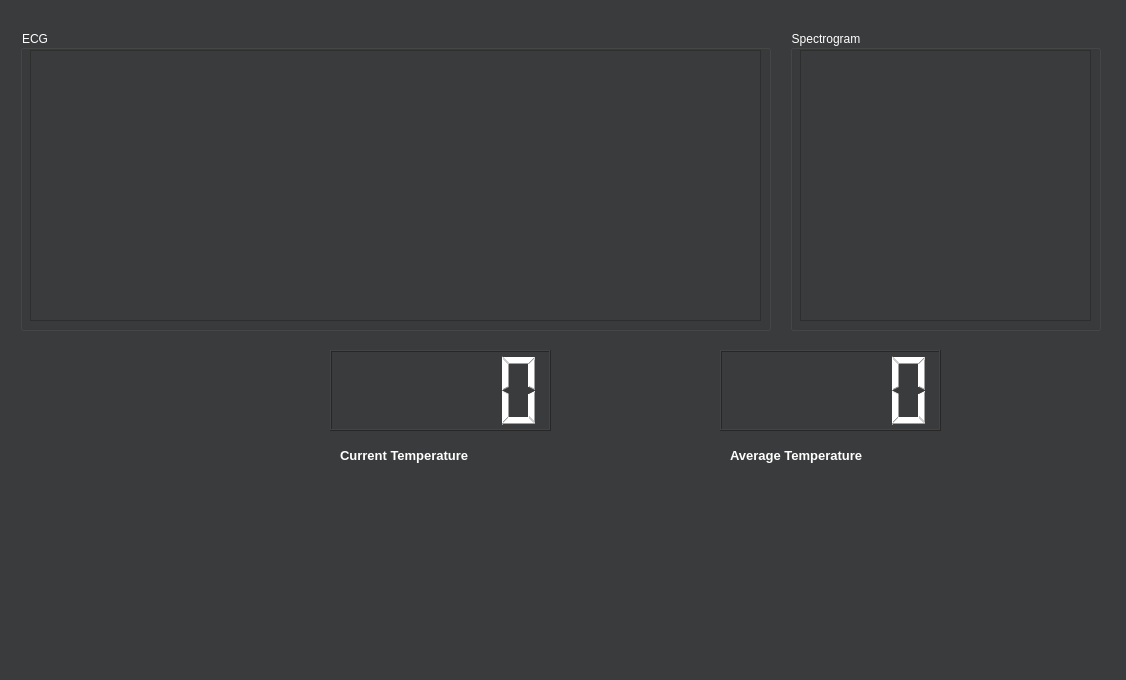
<?xml version="1.0" encoding="UTF-8"?>
<ui version="4.0">
 <class>MainWindow</class>
 <widget class="QMainWindow" name="MainWindow">
  <property name="geometry">
   <rect>
    <x>0</x>
    <y>0</y>
    <width>1126</width>
    <height>680</height>
   </rect>
  </property>
  <property name="minimumSize">
   <size>
    <width>1126</width>
    <height>680</height>
   </size>
  </property>
  <property name="maximumSize">
   <size>
    <width>1126</width>
    <height>680</height>
   </size>
  </property>
  <property name="windowTitle">
   <string>Patient Monitor</string>
  </property>
  <property name="windowIcon">
   <iconset>
    <normaloff>Assets/monitor.png</normaloff>Assets/monitor.png</iconset>
  </property>
  <property name="styleSheet">
   <string notr="true">background-color:#3A3B3C;
background-image: url(:/images/Assets/bg2.jpg);
color: white;
</string>
  </property>
  <widget class="QWidget" name="centralwidget">
   <widget class="QGroupBox" name="groupBox">
    <property name="geometry">
     <rect>
      <x>20</x>
      <y>30</y>
      <width>751</width>
      <height>301</height>
     </rect>
    </property>
    <property name="title">
     <string>ECG</string>
    </property>
    <widget class="PlotWidget" name="ECG_Graph">
     <property name="geometry">
      <rect>
       <x>10</x>
       <y>20</y>
       <width>731</width>
       <height>271</height>
      </rect>
     </property>
    </widget>
   </widget>
   <widget class="QGroupBox" name="groupBox_2">
    <property name="geometry">
     <rect>
      <x>790</x>
      <y>30</y>
      <width>311</width>
      <height>301</height>
     </rect>
    </property>
    <property name="title">
     <string>Spectrogram</string>
    </property>
    <widget class="QGraphicsView" name="spectrogram">
     <property name="geometry">
      <rect>
       <x>10</x>
       <y>20</y>
       <width>291</width>
       <height>271</height>
      </rect>
     </property>
    </widget>
   </widget>
   <widget class="QLCDNumber" name="current_temp_LCD">
    <property name="geometry">
     <rect>
      <x>330</x>
      <y>350</y>
      <width>221</width>
      <height>81</height>
     </rect>
    </property>
   </widget>
   <widget class="QLCDNumber" name="average_temp_LCD">
    <property name="geometry">
     <rect>
      <x>720</x>
      <y>350</y>
      <width>221</width>
      <height>81</height>
     </rect>
    </property>
   </widget>
   <widget class="QLabel" name="label">
    <property name="geometry">
     <rect>
      <x>340</x>
      <y>440</y>
      <width>191</width>
      <height>31</height>
     </rect>
    </property>
    <property name="font">
     <font>
      <pointsize>10</pointsize>
      <weight>75</weight>
      <bold>true</bold>
     </font>
    </property>
    <property name="text">
     <string>Current Temperature</string>
    </property>
   </widget>
   <widget class="QLabel" name="label_2">
    <property name="geometry">
     <rect>
      <x>730</x>
      <y>440</y>
      <width>191</width>
      <height>31</height>
     </rect>
    </property>
    <property name="font">
     <font>
      <pointsize>10</pointsize>
      <weight>75</weight>
      <bold>true</bold>
     </font>
    </property>
    <property name="text">
     <string>Average Temperature</string>
    </property>
   </widget>
   <widget class="QLabel" name="status_ok_label">
    <property name="geometry">
     <rect>
      <x>400</x>
      <y>520</y>
      <width>91</width>
      <height>91</height>
     </rect>
    </property>
    <property name="text">
     <string/>
    </property>
    <property name="pixmap">
     <pixmap resource="resources.qrc">:/images/Assets/checked.png</pixmap>
    </property>
    <property name="scaledContents">
     <bool>true</bool>
    </property>
   </widget>
   <widget class="QLabel" name="status_warning_label">
    <property name="geometry">
     <rect>
      <x>810</x>
      <y>520</y>
      <width>91</width>
      <height>91</height>
     </rect>
    </property>
    <property name="styleSheet">
     <string notr="true">opacity: 0.1;</string>
    </property>
    <property name="text">
     <string/>
    </property>
    <property name="pixmap">
     <pixmap resource="resources.qrc">:/images/Assets/warning.png</pixmap>
    </property>
    <property name="scaledContents">
     <bool>true</bool>
    </property>
   </widget>
  </widget>
  <widget class="QMenuBar" name="menubar">
   <property name="geometry">
    <rect>
     <x>0</x>
     <y>0</y>
     <width>1126</width>
     <height>26</height>
    </rect>
   </property>
  </widget>
  <widget class="QStatusBar" name="statusbar"/>
 </widget>
 <customwidgets>
  <customwidget>
   <class>PlotWidget</class>
   <extends>QGraphicsView</extends>
   <header>pyqtgraph</header>
  </customwidget>
 </customwidgets>
 <resources>
  <include location="resources.qrc"/>
 </resources>
 <connections/>
</ui>
